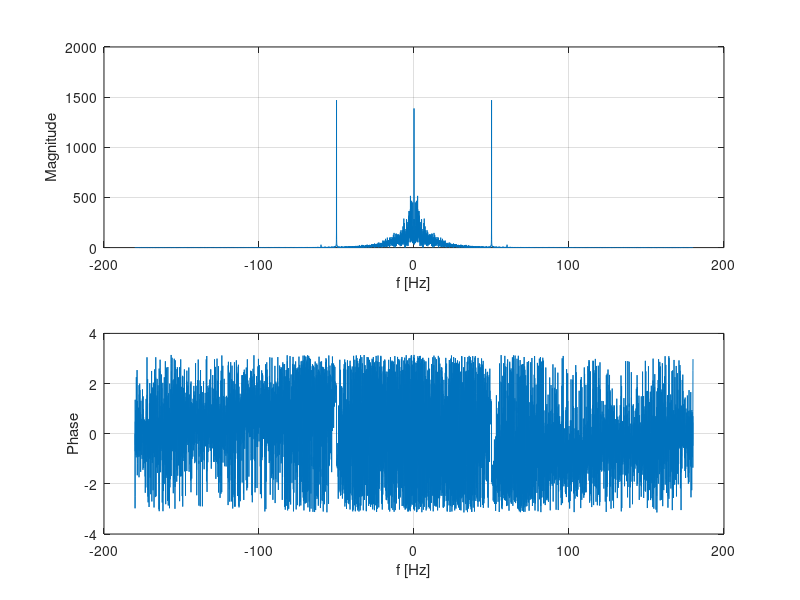
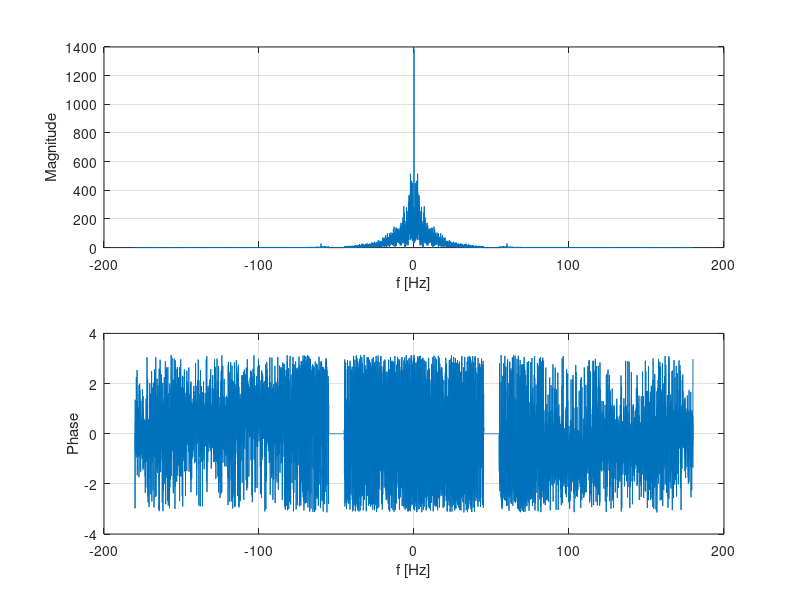
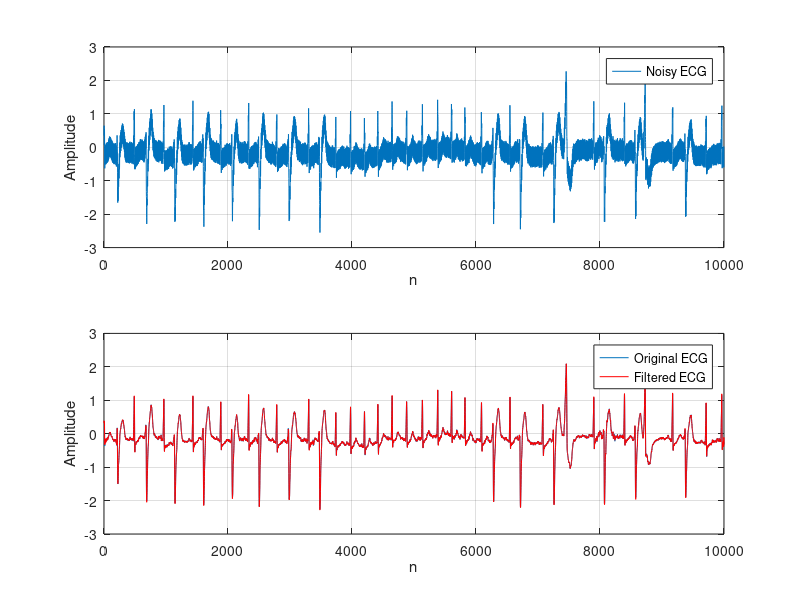

MATLAB code for these plots, in order:
close all
clear all

Fs=360;                 % Sampling rate
fc1=45;                 % Lower cut-off frequency
fc2=55;                 % Higher cut-off frequency
                        % Load signal
load ecgsig.mat
% Alternative
% load mit200

x=ecgsig';              % Assign and transpose
dt=1/Fs;                % Sampling time
                        % Time vector
t=linspace(0,length(x)-1,length(x))/Fs;
n=0.3*sin(2*pi*50*t);   % 50-Hz noise
xn=x+n;                 % Noisy ECG

X=fftshift(fft(xn));    % Spectrum
                        % Frequency vector
f=linspace(-Fs/2,Fs/2,length(X));
df=f(2)-f(1);           % Frequency step
Y=X;                    % Assign
                        % Find the indices of the undesired spectral components
id=(abs(f)>=fc1&abs(f)<=fc2);
Y(id)=complex(0);       % Clear the undesired spectral components
                        % Restore from spectrum
y=real(ifft(ifftshift(Y)));
figure('Name','Noisy ECG Spectrum');
ax1=subplot(2,1,1);
plot(f,abs(X));         % Magnitude spectrum plot
xlabel('f [Hz]');
ylabel('Magnitude')
grid on
ax2=subplot(2,1,2);
plot(f,angle(X));       % Phase spectrum plot
xlabel('f [Hz]');
ylabel('Phase');
grid on
linkaxes([ax1,ax2],'x');

figure('Name','Filtered ECG Spectrum');
ax1=subplot(2,1,1);
plot(f,abs(Y));         % Magnitude spectrum plot
xlabel('f [Hz]');
ylabel('Magnitude')
grid on
ax2=subplot(2,1,2);
plot(f,angle(Y));       % Phase spectrum plot
xlabel('f [Hz]');
ylabel('Phase');
grid on
linkaxes([ax1,ax2],'x');

                        % Plots
figure('Name','ECG filtration (FFT->Modify->IFFT)');
ax1=subplot(2,1,1);
                        % Plot the noisy signal
plot(0:1:length(xn)-1,xn);
xlabel('n');
ylabel('Amplitude');
legend('Noisy ECG');
grid on
ax2=subplot(2,1,2);
                        % Plot the original
plot(0:1:length(xn)-1,x);
hold on
                        % Plot filtered
plot(0:1:length(y)-1,y,'r');
xlabel('n');
ylabel('Amplitude');
legend('Original ECG','Filtered ECG');
grid on
linkaxes([ax1,ax2],'x');
